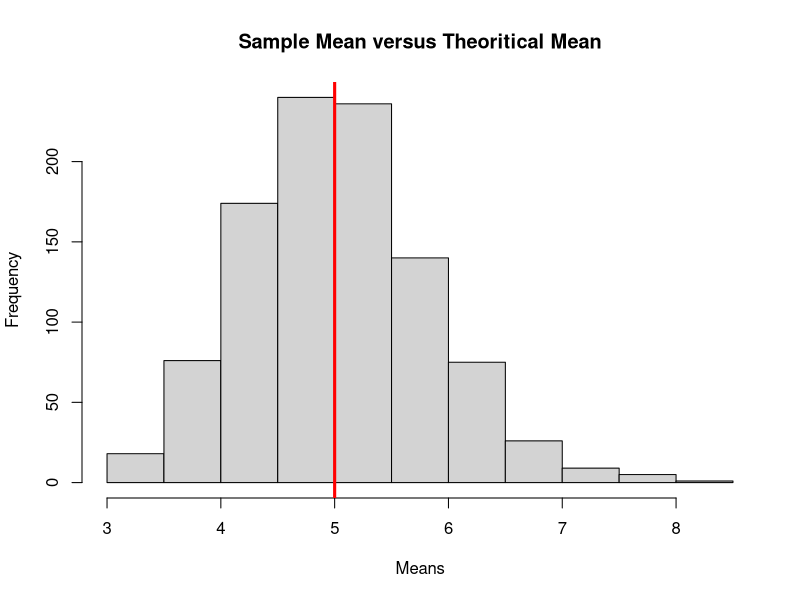
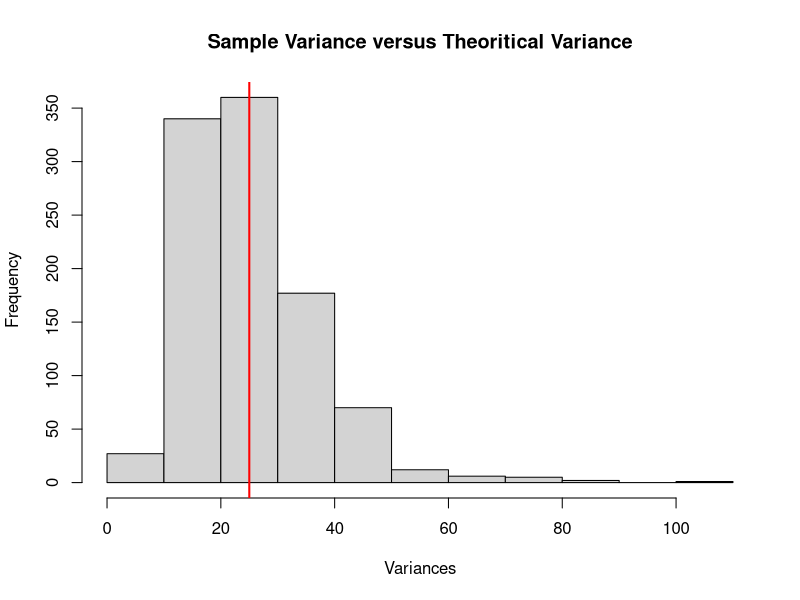
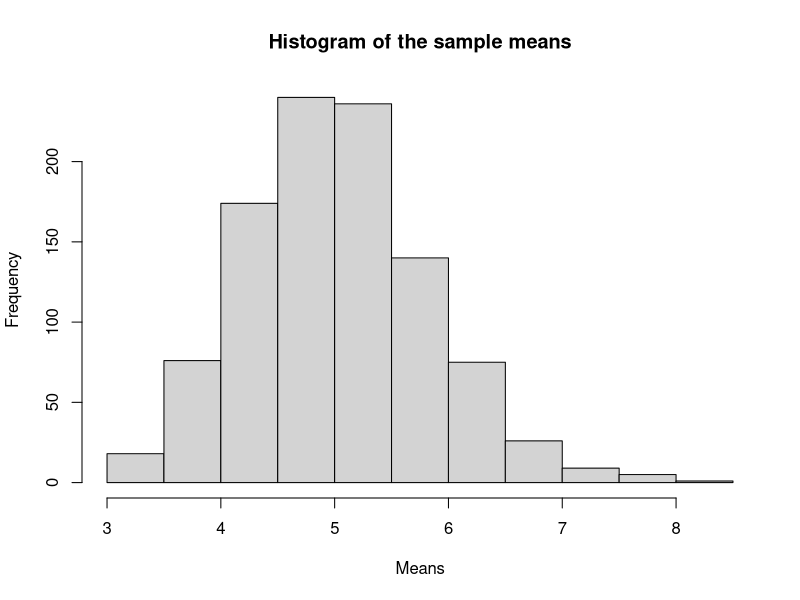

Write the R code that produced these figures, in order.
## ---- chunk 1

# Loading libraries
# none

## ---- chunk 2

# Number of averages
num <- 40
# By default, our lambda value will be permanently set to 0.2
lambda <- 0.2

# Number of simulations
numsim <- 1000

# Simulating the random generation of an exponential distribution
simulateddata <- matrix(data=replicate(numsim, rexp(n=num, rate=lambda)), nrow=numsim, ncol=num, byrow=TRUE )

## ---- chunk 3
# Calculating the overall means
mns <- rowMeans(simulateddata)
mean(mns)

# Calculating the mean
1 / lambda

## ---- chunk 4

# Displaying the histogram of all simulated means of 40 random exponantials
hist(mns, xlab="Means", ylab="Frequency", main="Sample Mean versus Theoritical Mean")
#abline(v=mean(mns), col="blue", lwd=3)
abline(v=1/lambda, col="red", lwd=3)

## ---- chunk 5
# Calculating the variances and averaging them:
vrs = NULL
for (i in 1:numsim) {
  vrs = c(vrs, var(simulateddata[i, ]))
}
mean(vrs)

# Calculating the variance
(1 / lambda)^2

## ---- chunk 6

hist(vrs, xlab="Variances", ylab="Frequency", main="Sample Variance versus Theoritical Variance")
abline(v=(1/lambda)^2, col="red", lwd=2)

## ---- chunk 7

hist(mns, xlab="Means", ylab="Frequency", main="Histogram of the sample means")

